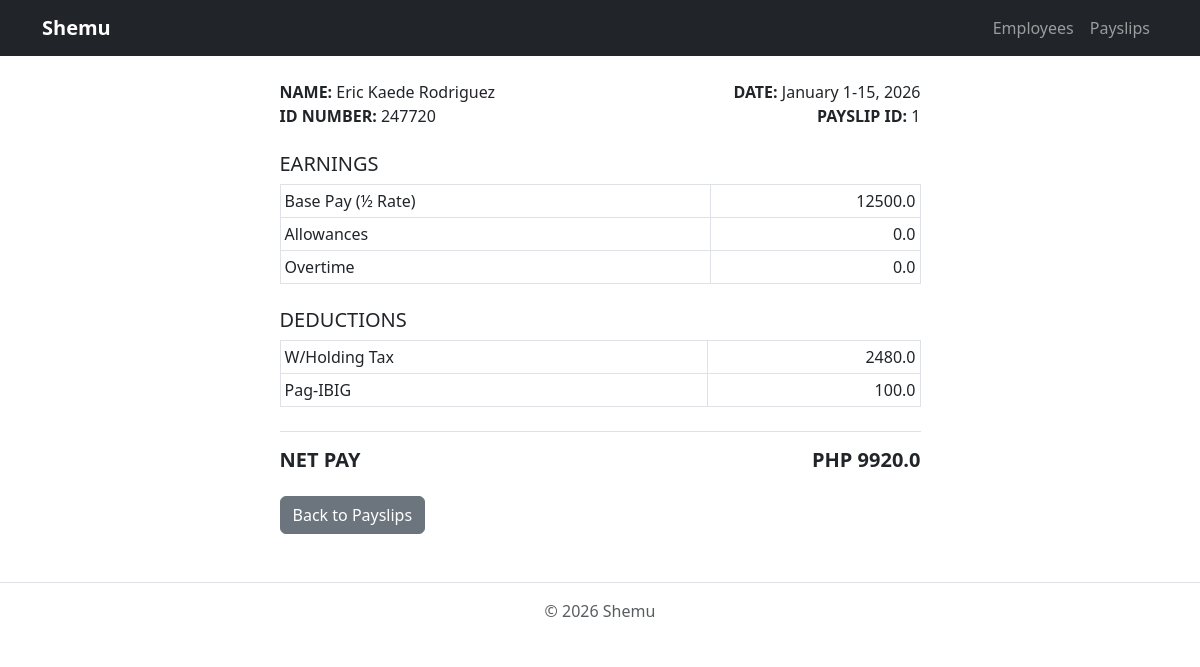
/payslips/1/, run on the app's committed database.
### payroll_app/models.py (models this page shows, shortened)
class Payslip(models.Model):
    id_number = models.ForeignKey(Employee, on_delete=models.CASCADE)
    month = models.CharField(max_length=20)
    date_range = models.CharField(max_length=50)
    year = models.CharField(max_length=4)
    pay_cycle = models.IntegerField()
    rate = models.FloatField()
    earnings_allowance = models.FloatField()
    deductions_tax = models.FloatField()
    deductions_health = models.FloatField()
    pag_ibig = models.FloatField()
    sss = models.FloatField()
    overtime = models.FloatField()
    total_pay = models.FloatField()
    def getCycleRate(self):
        return self.rate / 2

class Employee(models.Model):
    name = models.CharField(max_length=300)
    id_number = models.CharField(max_length=50, primary_key=True, unique=True)
    rate = models.FloatField()
    overtime_pay = models.FloatField(null=True, blank=True)
    allowance = models.FloatField(null=True, blank=True)

### payroll_app/views.py (the view)
# urls.py: path('payslips/<int:pk>/', views.view_payslip, name='view_payslip'),
def view_payslip(request, pk):
    payslip = get_object_or_404(Payslip, pk=pk)
    return render(request, 'payroll_app/view_payslip.html', {'payslip': payslip})

### payroll_app/templates/payroll_app/view_payslip.html (shortened to what this page needs)
{% extends 'payroll_app/base.html' %}
{% block content %}
<div class="row justify-content-center">
    <div class="col-md-7">
        <div class="d-flex justify-content-between mb-4">
            <div>
                <div><strong>NAME:</strong> {{ payslip.id_number.name }}</div>
                <div><strong>ID NUMBER:</strong> {{ payslip.id_number.id_number }}</div>
            </div>
            <div class="text-end">
                <div><strong>DATE:</strong> {{ payslip.date_range }}, {{ payslip.year }}</div>
                <div><strong>PAYSLIP ID:</strong> {{ payslip.pk }}</div>
            </div>
        </div>
        <h5>EARNINGS</h5>
        <table class="table table-sm table-bordered mb-4">
            <tbody>
                <tr>
                    <td>Base Pay (½ Rate)</td>
                    <td class="text-end">{{ payslip.getCycleRate }}</td>
                </tr>
                <tr>
                    <td>Allowances</td>
                    <td class="text-end">{{ payslip.earnings_allowance }}</td>
                </tr>
                <tr>
                    <td>Overtime</td>
                    <td class="text-end">{{ payslip.overtime }}</td>
                </tr>
            </tbody>
        </table>
        <h5>DEDUCTIONS</h5>
        <table class="table table-sm table-bordered mb-4">
            <tbody>
                <tr>
                    <td>W/Holding Tax</td>
                    <td class="text-end">{{ payslip.deductions_tax }}</td>
                </tr>
                {% if payslip.pay_cycle == 1 %}
                <tr>
                    <td>Pag-IBIG</td>
                    <td class="text-end">{{ payslip.pag_ibig }}</td>
                </tr>
                {% endif %}
            </tbody>
        </table>
        <div class="d-flex justify-content-between border-top pt-3">
            <h5><strong>NET PAY</strong></h5>
            <h5><strong>PHP {{ payslip.total_pay }}</strong></h5>
        </div>
        <a href="{% url 'payslips' %}" class="btn btn-secondary mt-3">Back to Payslips</a>
    </div>
</div>
{% endblock %}

### data on the page
Payslip: id_number.name "Eric Kaede Rodriguez", id_number.id_number "247720", date_range "January 1-15", year "2026", pk "1", getCycleRate "12500.0", earnings_allowance "0.0", overtime "0.0", deductions_tax "2480.0", pag_ibig "100.0", total_pay "9920.0"
